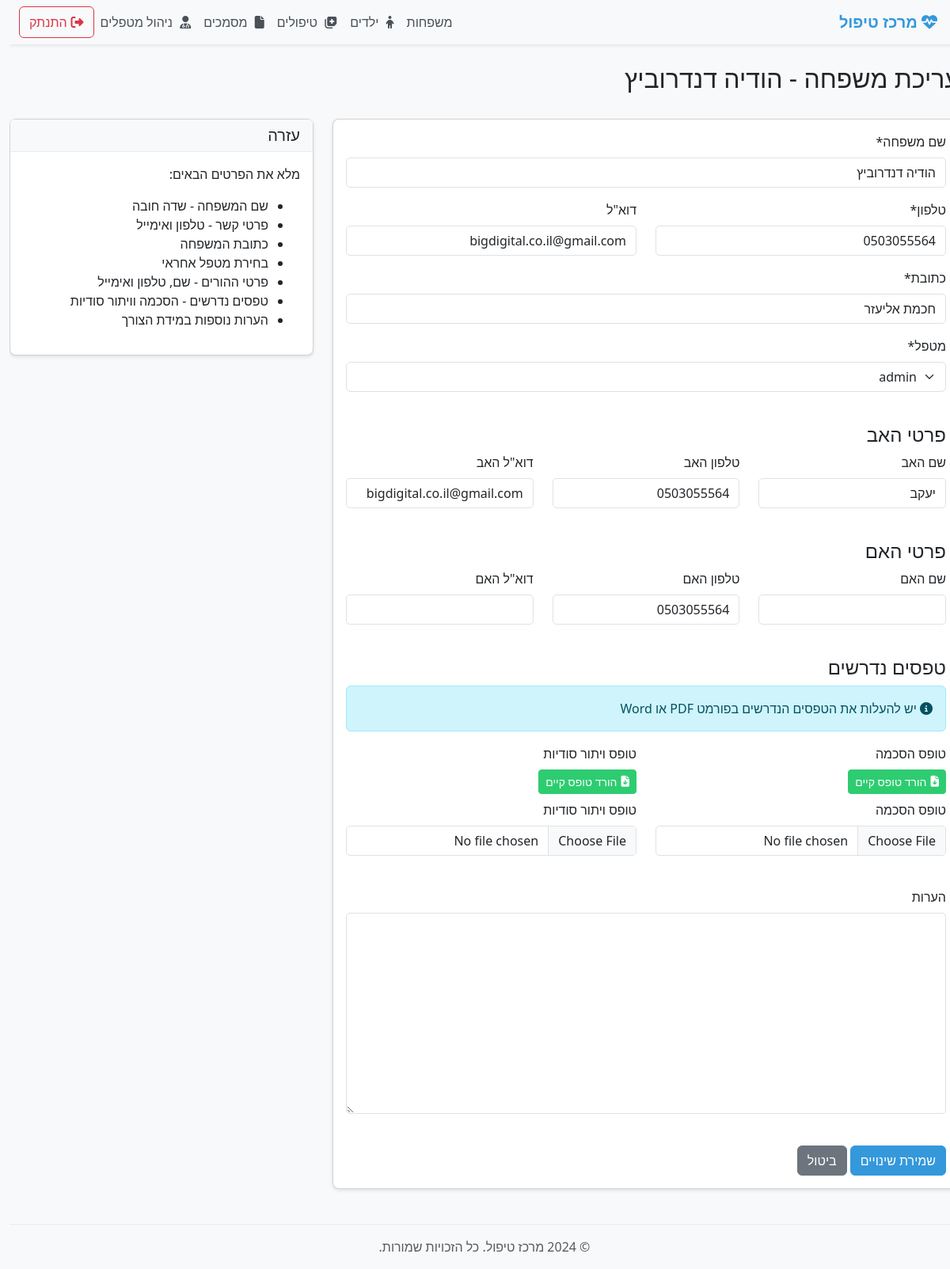
Page /family/1/edit/ (signed in) on the earlier database version.
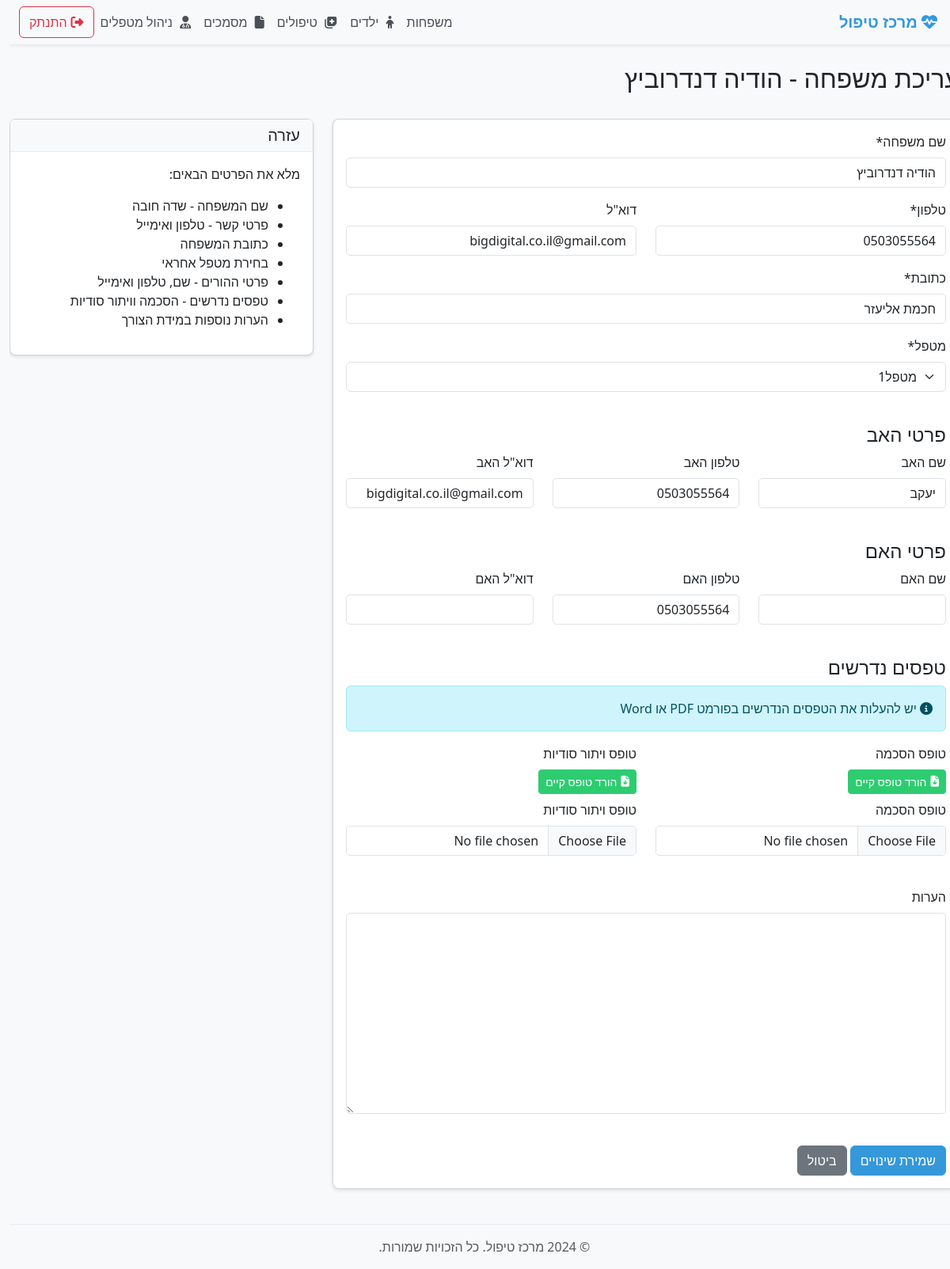
Same page on the later database version.
### treatment_app/models.py (models this page shows, shortened)
class Family(models.Model):
    PARENTS_TYPE_CHOICES = [
        ('both', _('שני הורים')),
        ('father', _('אב בלבד')),
        ('mother', _('אם בלבד')),
    ]
    name = models.CharField(max_length=100, verbose_name=_('שם משפחה'))
    address = models.CharField(max_length=200, verbose_name=_('כתובת'))
    phone = models.CharField(max_length=20, verbose_name=_('טלפון'))
    email = models.EmailField(verbose_name=_('דוא"ל'), blank=True, null=True)
    parents_type = models.CharField(max_length=10, choices=PARENTS_TYPE_CHOICES, verbose_name=_('סוג הורות'), default='both')
    father_name = models.CharField(max_length=100, verbose_name=_('שם האב'), blank=True, null=True)
    father_phone = models.CharField(max_length=20, verbose_name=_('טלפון האב'), blank=True, null=True)
    father_email = models.EmailField(verbose_name=_('דוא"ל האב'), blank=True, null=True)
    mother_name = models.CharField(max_length=100, verbose_name=_('שם האם'), blank=True, null=True)
    mother_phone = models.CharField(max_length=20, verbose_name=_('טלפון האם'), blank=True, null=True)
    mother_email = models.EmailField(verbose_name=_('דוא"ל האם'), blank=True, null=True)
    therapist = models.ForeignKey(User, on_delete=models.SET_NULL, null=True, verbose_name=_('מטפל'), related_name='families')
    consent_form = models.FileField(
        upload_to='consent_forms/',
        verbose_name=_('טופס הסכמה'),
        blank=True,
        null=True,
        validators=[FileExtensionValidator(allowed_extensions=['pdf', 'doc', 'docx'])]
    )
    confidentiality_waiver = models.FileField(
        upload_to='confidentiality_waivers/',
        verbose_name=_('טופס ויתור סודיות'),
        blank=True,
        null=True,
        validators=[FileExtensionValidator(allowed_extensions=['pdf', 'doc', 'docx'])]
    )
    consent_form_date = models.DateField(verbose_name=_('תאריך טופס הסכמה'), blank=True, null=True)
    confidentiality_waiver_date = models.DateField(verbose_name=_('תאריך ויתור סודיות'), blank=True, null=True)
    notes = models.TextField(verbose_name=_('הערות'), blank=True)
    created_at = models.DateTimeField(auto_now_add=True, verbose_name=_('נוצר ב'))
    updated_at = models.DateTimeField(auto_now=True, verbose_name=_('עודכן ב'))
    class Meta:
        verbose_name = _('משפחה')
        verbose_name_plural = _('משפחות')
        ordering = ['name']

### treatment_app/views.py (the view, shortened to what this page needs)
# urls.py: path('family/<int:pk>/edit/', views.FamilyUpdateView.as_view(), name='family-update'),
class FamilyUpdateView(LoginRequiredMixin, UserPassesTestMixin, UpdateView):
    model = Family
    form_class = FamilyForm
    template_name = 'treatment_app/family_form.html'
    def test_func(self):
        return self.request.user.is_superuser
    def get_queryset(self):
        if self.request.user.is_superuser:
            return Family.objects.all()
        return Family.objects.none()
    def get_form_kwargs(self):
        kwargs = super().get_form_kwargs()
        kwargs['user'] = self.request.user
        return kwargs

### treatment_app/templates/treatment_app/family_form.html (shortened to what the changed rows need)
{% extends "treatment_app/base.html" %}
{% load crispy_forms_tags %}
{% block content %}
<div class="row mb-4">
    <div class="col-md-12">
        <h2>
            {% if form.instance.pk %}
                עריכת משפחה - {{ form.instance.name }}
            {% else %}
                הוספת משפחה חדשה
            {% endif %}
        </h2>
    </div>
</div>
<div class="row">
    <div class="col-md-8">
        <div class="card">
            <div class="card-body">
                <form method="post" enctype="multipart/form-data" novalidate>
                    <div class="row">
                        <div class="col-md-12">
                            {{ form.name|as_crispy_field }}
                        </div>
                    </div>
                    <div class="row">
                        <div class="col-md-6">
                            {{ form.phone|as_crispy_field }}
                        </div>
                        <div class="col-md-6">
                            {{ form.email|as_crispy_field }}
                        </div>
                    </div>
                    <div class="row">
                        <div class="col-md-12">
                            {{ form.address|as_crispy_field }}
                        </div>
                    </div>
                    <div class="row">
                        <div class="col-md-12">
                            {{ form.therapist|as_crispy_field }}
                        </div>
                    </div>
                    <div class="row">
                        <div class="col-md-4">
                            {{ form.father_name|as_crispy_field }}
                        </div>
                        <div class="col-md-4">
                            {{ form.father_phone|as_crispy_field }}
                        </div>
                        <div class="col-md-4">
                            {{ form.father_email|as_crispy_field }}
                        </div>
                    </div>
                    <div class="row">
                        <div class="col-md-4">
                            {{ form.mother_name|as_crispy_field }}
                        </div>
                        <div class="col-md-4">
                            {{ form.mother_phone|as_crispy_field }}
                        </div>
                        <div class="col-md-4">
                            {{ form.mother_email|as_crispy_field }}
                        </div>
                    </div>
                    <div class="row">
                        <div class="col-md-6">
                            <div class="mb-3">
                                {{ form.consent_form|as_crispy_field }}
                            </div>
                        </div>
                        <div class="col-md-6">
                            <div class="mb-3">
                                {{ form.confidentiality_waiver|as_crispy_field }}
                            </div>
                        </div>
                    </div>
                    <div class="row mt-4">
                        <div class="col-md-12">
                            {{ form.notes|as_crispy_field }}
                        </div>
                    </div>
                </form>
            </div>
        </div>
    </div>
</div>
{% endblock %}

Differences in the rows shown:
changed Family "הודיה דנדרוביץ": therapist "admin" → "מטפל1"
